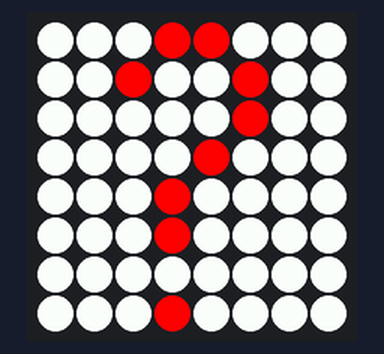
The program below on a simulated Raspberry Pi (BCM pin numbers) with a Sense HAT. On the bench: the Sense HAT's 8×8 RGB LED matrix. Random numbers come from a fixed seed; what the program prints to the terminal is not drawn. At 1.0 s the program stops and its outputs stay as they are.

Above: at 0.1 s.
At 1.1 s:
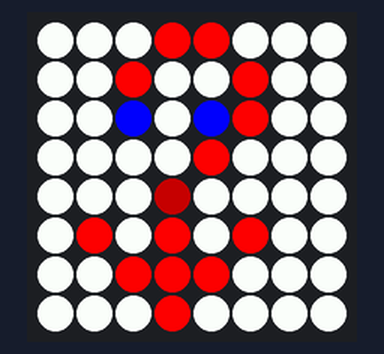

The program:

3.set_pixel.py
```python
from sense_hat import SenseHat
from colors import Colors
import time

sense = SenseHat()
c = Colors()

X = c.get_rgb("red")
O = c.get_rgb("white")

question_mark = [
O, O, O, X, X, O, O, O,
O, O, X, O, O, X, O, O,
O, O, O, O, O, X, O, O,
O, O, O, O, X, O, O, O,
O, O, O, X, O, O, O, O,
O, O, O, X, O, O, O, O,
O, O, O, O, O, O, O, O,
O, O, O, X, O, O, O, O
]

sense.set_pixels(question_mark)
time.sleep(1)

# What's this?
sense.set_pixel(2, 2, (0, 0, 255))
sense.set_pixel(4, 2, (0, 0, 255))
sense.set_pixel(3, 4, (100, 0, 0))
sense.set_pixel(1, 5, (255, 0, 0))
sense.set_pixel(2, 6, (255, 0, 0))
sense.set_pixel(3, 6, (255, 0, 0))
sense.set_pixel(4, 6, (255, 0, 0))
sense.set_pixel(5, 5, (255, 0, 0))
pixel_list = sense.get_pixels()
print(f"Got these pixels back: {pixel_list}")
```

colors.py
```python
import random

class Colors:
    # A dictionary to store some common colors with their RGB values
    colors = {
        'red': (255, 0, 0),
        'green': (0, 255, 0),
        'blue': (0, 0, 255),
        'black': (0, 0, 0),
        'white': (255, 255, 255),
        'yellow': (255, 255, 0),
        'purple': (128, 0, 128),
        'orange': (255, 165, 0),
        'pink': (255, 192, 203),
        'gray': (128, 128, 128)
    }

    def __init__(self):
        pass

    def get_rgb(self, color_name):
        """Returns the RGB value of the given color name."""
        color_name = color_name.lower()
        if color_name in self.colors:
            return self.colors[color_name]
        else:
            raise ValueError(f"Color '{color_name}' not found. Please use a valid color name.")


    def random_rgb(self):
        return random.choice(list(self.colors.values()))
```
